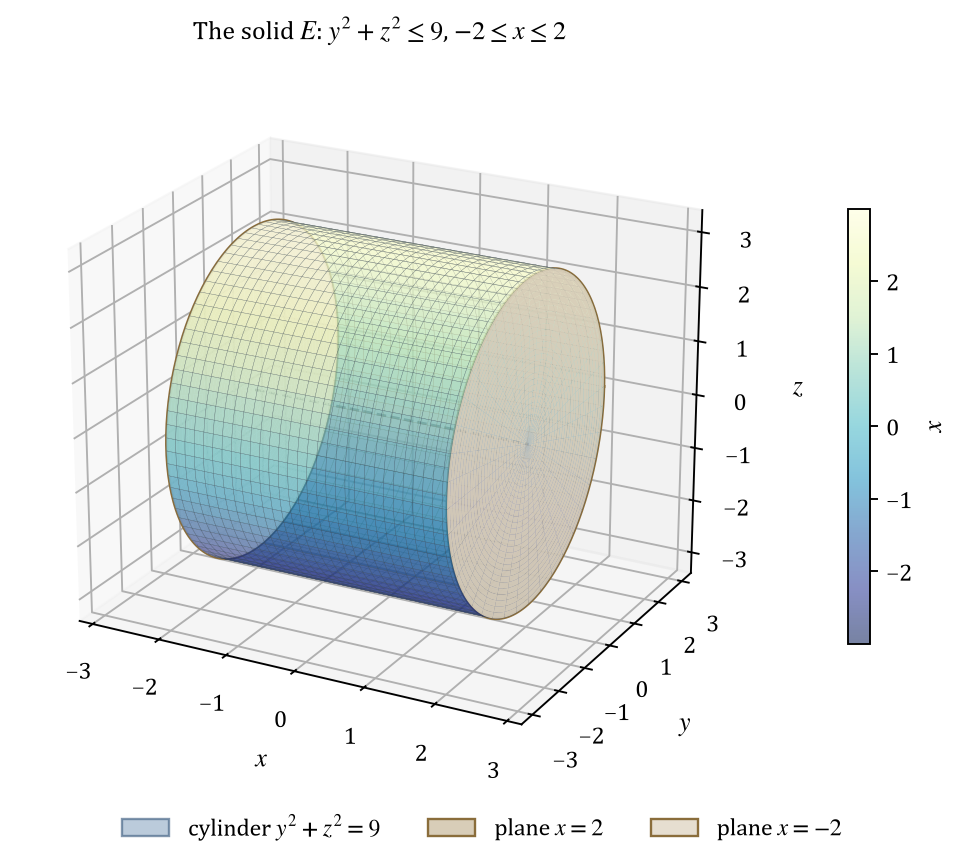

Write Python code to recreate this figure.
"""Draw the cylinder y**2 + z**2 = 9 between the planes x = -2 and x = 2.

The figure shows the cylindrical side, the two circular end disks, and the
x-axis that is the axis of the cylinder.
"""

import base64

import matplotlib
import numpy as np
from matplotlib import cm
from matplotlib.patches import Patch
from mpl_toolkits.mplot3d import Axes3D  # noqa: F401  (registers the 3d projection)

matplotlib.use("Agg")
import matplotlib.pyplot as plt

plt.rcParams.update({
    "font.family": "serif",
    "font.serif": ["Cambria", "Times New Roman", "DejaVu Serif"],
    "mathtext.fontset": "stix",
    "font.size": 10,
    "axes.labelsize": 11,
    "axes.titlesize": 11,
})

figure = plt.figure(figsize=(7.2, 5.1))
axes = figure.add_subplot(111, projection="3d")

angle = np.linspace(0.0, 2.0 * np.pi, 160)
along = np.linspace(-2.0, 2.0, 60)
angle_grid, along_grid = np.meshgrid(angle, along)
side = axes.plot_surface(
    along_grid,
    3.0 * np.cos(angle_grid),
    3.0 * np.sin(angle_grid),
    cmap=cm.YlGnBu_r,
    alpha=0.55,
    linewidth=0.15,
    edgecolor=(0.25, 0.3, 0.35, 0.25),
    rstride=2,
    cstride=2,
    antialiased=True,
)

radial = np.linspace(0.0, 3.0, 30)
radial_grid, disk_angle = np.meshgrid(radial, angle)
for plane_x, shade in ((2.0, "#d8cdb8"), (-2.0, "#e6ded0")):
    axes.plot_surface(
        np.full_like(radial_grid, plane_x),
        radial_grid * np.cos(disk_angle),
        radial_grid * np.sin(disk_angle),
        color=shade,
        alpha=0.92,
        linewidth=0.0,
        shade=False,
    )
    axes.plot(
        np.full(200, plane_x),
        3.0 * np.cos(np.linspace(0.0, 2.0 * np.pi, 200)),
        3.0 * np.sin(np.linspace(0.0, 2.0 * np.pi, 200)),
        color="#8a6d3b",
        linewidth=1.3,
    )

axes.plot([-2.0, 2.0], [0.0, 0.0], [0.0, 0.0], color="#5d6168", linewidth=1.1, linestyle="--")

axes.set_xlabel(r"$x$", labelpad=6)
axes.set_ylabel(r"$y$", labelpad=6)
axes.set_zlabel(r"$z$", labelpad=6)
axes.set_xlim(-3.2, 3.2)
axes.set_ylim(-3.4, 3.4)
axes.set_zlim(-3.4, 3.4)
axes.set_box_aspect((1.25, 1.0, 1.0))
axes.view_init(elev=22, azim=-62)
axes.set_title(r"The solid $E$: $y^{2}+z^{2} \leq 9$, $-2 \leq x \leq 2$", pad=10)

color_bar = figure.colorbar(side, ax=axes, shrink=0.6, pad=0.09)
color_bar.set_label(r"$x$")

legend_handles = [
    Patch(facecolor="#9fb6cc", edgecolor="#4d6a8a", alpha=0.7, label=r"cylinder $y^{2}+z^{2}=9$"),
    Patch(facecolor="#d8cdb8", edgecolor="#8a6d3b", label=r"plane $x=2$"),
    Patch(facecolor="#e6ded0", edgecolor="#8a6d3b", label=r"plane $x=-2$"),
]
figure.legend(handles=legend_handles, loc="lower center", ncol=3, frameon=False, fontsize=10)
figure.tight_layout(rect=(0.0, 0.05, 1.0, 1.0))
output_path = "part1_figure1.png"
figure.savefig(output_path, dpi=170, bbox_inches="tight", facecolor="white")
with open(output_path, "rb") as image_file:
    encoded = base64.b64encode(image_file.read()).decode("ascii")
with open("part1_figure1.b64.txt", "w", encoding="ascii") as text_file:
    text_file.write(encoded)
print(f"saved {output_path} and part1_figure1.b64.txt ({len(encoded)} base64 characters)")
